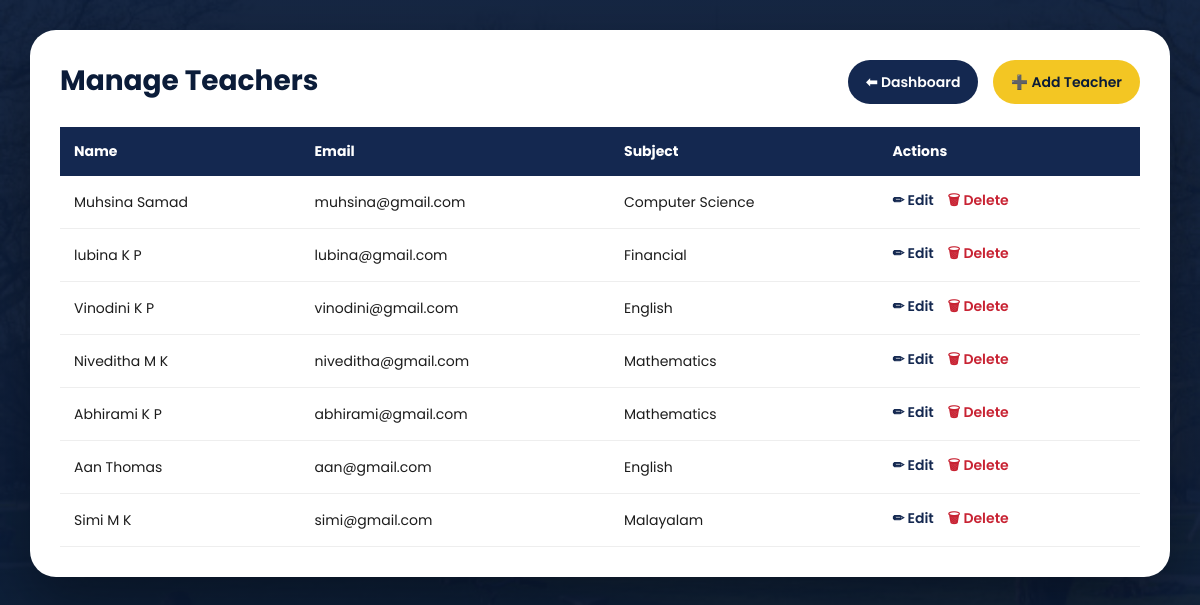
Page /adminpanel/list/ (signed in) on the committed database.
### teachers/models.py (models this page shows, shortened)
class Teacher(models.Model):
    SUBJECT_CHOICES = (
        ('MATHS', 'Mathematics'),
        ('PHY', 'Physics'),
        ('CHEM', 'Chemistry'),
        ('CS', 'Computer Science'),
        ('ENG', 'English'),
        ('ML','Malayalam'),
        ('CM','Commerce'),
        ('FN','Financial')
    )
    user = models.OneToOneField(User, on_delete=models.CASCADE)
    date_of_birth = models.DateField()
    subject = models.CharField(max_length=20, choices=SUBJECT_CHOICES, null=True)
    profile_photo = models.ImageField(upload_to='teachers/', blank=True, null=True)

### accounts/models.py (models this page shows)
class User(AbstractUser):
    ROLE_CHOICES = (
        ('student','Student'),
        ('teacher','Teacher'),
        ('parent','Parent'),
    )
    role = models.CharField(
        max_length=10,
        choices=ROLE_CHOICES,
        blank=True,
        null=True
    )

### adminpanel/views.py (the view)
# urls.py: path('list/', views.teacher_list, name='teacher-list'),
@login_required
def teacher_list(request):
    if not request.user.is_superuser:
        return redirect('home')
    teachers = Teacher.objects.all()
    return render(request, 'teachers/teacher_list.html', {
        'teachers': teachers
    })

### templates/teachers/teacher_list.html (shortened to what this page needs)
{% load static %}
<!DOCTYPE html>
<html lang="en">
<head>
</head>
<body>
<div class="admin-card">
    <div class="header">
        <h2>Manage Teachers</h2>
        <div>
            <a href="{% url 'admin-dashboard' %}" class="btn btn-back">⬅ Dashboard</a>
            <a href="{% url 'add-teacher' %}" class="btn btn-add">➕ Add Teacher</a>
        </div>
    </div>
    <table>
        <thead>
            <tr>
                <th>Name</th>
                <th>Email</th>
                <th>Subject</th>
                <th>Actions</th>
            </tr>
        </thead>
        <tbody>
            {% for teacher in teachers %}
           <tr>
    <td>{{ teacher.user.first_name }} {{ teacher.user.last_name }}</td>
    <td>{{ teacher.user.email }}</td>
    <td>{{ teacher.get_subject_display }}</td>
    <td class="actions">
        <a href="{% url 'edit-teacher' teacher.id %}" class="edit">✏ Edit</a>
        <a href="{% url 'delete-teacher' teacher.id %}" class="delete"
           onclick="return confirm('Are you sure you want to delete this teacher?');">
           🗑 Delete
        </a>
    </td>
</tr>
            {% empty %}
            <tr>
                <td colspan="4" align="center">No teachers found</td>
            </tr>
            {% endfor %}
        </tbody>
    </table>
</div>
</body>
</html>

### rows in the picture
Teacher: user.first_name "Muhsina", user.last_name "Samad", user.email "muhsina@gmail.com", subject "Computer Science"
Teacher: user.first_name "lubina", user.last_name "K P", user.email "lubina@gmail.com", subject "Financial"
Teacher: user.first_name "Vinodini", user.last_name "K P", user.email "vinodini@gmail.com", subject "English"
Teacher: user.first_name "Niveditha", user.last_name "M K", user.email "niveditha@gmail.com", subject "Mathematics"
Teacher: user.first_name "Abhirami", user.last_name "K P", user.email "abhirami@gmail.com", subject "Mathematics"
Teacher: user.first_name "Aan", user.last_name "Thomas", user.email "aan@gmail.com", subject "English"
Teacher: user.first_name "Simi", user.last_name "M K", user.email "simi@gmail.com", subject "Malayalam"
